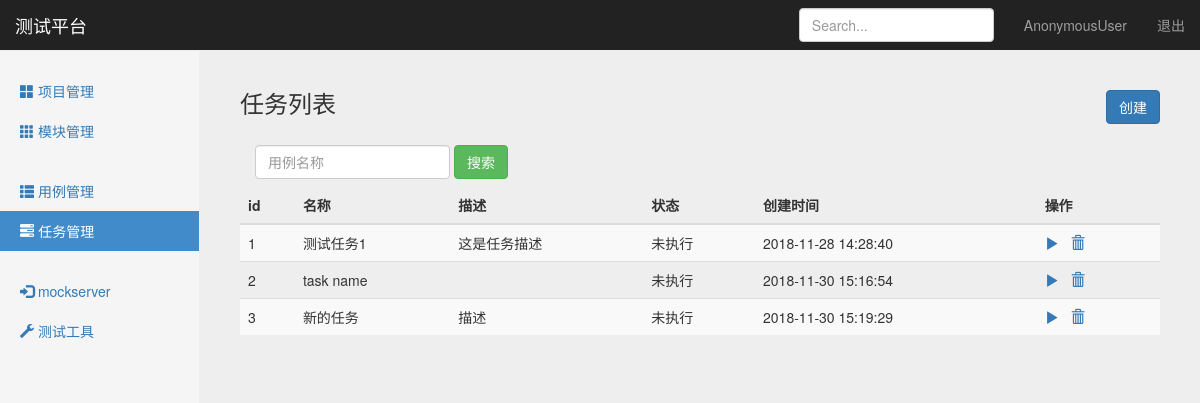
Page /interface/task_manage/ on the committed database.
### interface_app/models.py (models this page shows, shortened)
class TestTask(models.Model):
    name = models.CharField("名称", max_length=100, blank=False, default="")
    describe = models.TextField("描述", default="")
    status = models.IntegerField("状态：", default=0)  # 未执行、执行中、执行完成、排队中
    cases = models.TextField("关联用例", default="")
    create_time = models.DateTimeField("创建时间", auto_now_add=True)

### interface_app/views/testtask_view.py (the view)
# urls.py: path('task_manage/', testtask_view.task_manage),
def task_manage(request):
    testtasks = TestTask.objects.all()
    if request.method == "GET":
        return render(request, "task_manage.html", {
            "type": "list",
            "testtasks": testtasks,
        })
    else:
        return HttpResponse("404")

### templates/task_manage.html (shortened to what this page needs)
{% extends "base.html" %}
{% block content %}
<nav class="navbar navbar-inverse navbar-fixed-top">
	<div class="container-fluid">
		<div class="navbar-header">
			<a class="navbar-brand" href="#">测试平台</a>
		</div>
		<div id="navbar" class="navbar-collapse collapse">
			<ul class="nav navbar-nav navbar-right">
				<li><a href="#">{{ user }}</a></li>
				<li><a href="/logout/">退出</a></li>
			</ul>
			<form class="navbar-form navbar-right">
				<input type="text" class="form-control" placeholder="Search...">
			</form>
		</div>
	</div>
</nav>
<div class="container-fluid">
	<div class="row">
		<div class="col-sm-3 col-md-2 sidebar">
			<ul class="nav nav-sidebar">
				<li><a href="/manage/project_manage/">
						<span class="glyphicon glyphicon-th-large"></span> 项目管理</a>
				</li>
				<li><a href="/manage/module_manage/">
						<span class="glyphicon glyphicon-th"></span> 模块管理</a>
				</li>
			</ul>
			<ul class="nav nav-sidebar">
				<li><a href="/interface/case_manage/">
						<span class="glyphicon glyphicon-th-list"></span> 用例管理</a>
				</li>
				<li class="active"><a href="#">
						<span class="glyphicon glyphicon-tasks"></span> 任务管理</a>
				</li>
			</ul>
			<ul class="nav nav-sidebar">
				<li><a href="#">
						<span class="glyphicon glyphicon-log-in"></span> mockserver</a>
				</li>
				<li><a href="#">
						<span class="glyphicon glyphicon-wrench"></span> 测试工具</a>
				</li>
			</ul>
		</div>
		{% if type == 'list'%}
		<div class="col-sm-9 col-sm-offset-3 col-md-10 col-md-offset-2 main">
			<h3 class="sub-header">任务列表
				<button type="button" class="btn btn-primary" style="float: right;" onclick="window.location.href='/interface/add_task/'">创建</button>
			</h3>
			<div class="table-responsive">
				<form class="navbar-form" method="get" action="/interface/search_case_name/">
					<div class="form-group">
						<input name="case_name" type="text" placeholder="用例名称" class="form-control">
					</div>
					<button type="submit" class="btn btn-success">搜索</button>
				</form>
				<table class="table table-striped">
					<thead>
						<tr>
							<th>id</th>
							<th>名称</th>
							<th>描述</th>
							<th>状态</th>
							<th>创建时间</th>
							<th>操作</th>
						</tr>
					</thead>
					<tbody>
						{% for task in testtasks %}
						<tr>
							<td>{{ task.id }}</td>
							<td>{{ task.name }}</td>
							<td>{{ task.describe }}</td>
							{% if task.status == 0 %}
							<td>未执行</td>
							{% endif %}
							<td>{{ task.create_time | date:"Y-m-d H:i:s" }}</td>
							<td>
								<a href="/interface/run_task/{{task.id}}/" style="margin-right: 8px;">
									<span class="glyphicon glyphicon-play"></span>
								</a>
								<a href="/interface/delete_project/{{task.id}}/" style="margin-right: 8px;">
									<span class="glyphicon glyphicon-trash"></span>
								</a>
							</td>
						</tr>
						{% endfor %}
					</tbody>
				</table>
			</div>
		</div>
		{% endif %}
	</div>
</div>
{% endblock %}

### static/css/signin.css (style rules this page uses)
body { padding-top: 40px; padding-bottom: 40px; background-color: #eee; }

### static/css/dashboard.css (style rules this page uses)
body { padding-top: 50px; }
.sub-header { padding-bottom: 10px; border-bottom: 1px solid #eee; }
.navbar-fixed-top { border: 0; }
.sidebar { display: none; }
@media (min-width: 768px) { .sidebar { position: fixed; top: 51px; bottom: 0; left: 0; z-index: 1000; display: block; padding: 20px; overflow-x: hidden; overflow-y: auto; background-color: #f5f5f5; border-right: 1px solid #eee; } }
.nav-sidebar { margin-right: -21px; margin-bottom: 20px; margin-left: -20px; }
.nav-sidebar > li > a { padding-right: 20px; padding-left: 20px; }
.nav-sidebar > .active > a, .nav-sidebar > .active > a:hover, .nav-sidebar > .active > a:focus { color: #fff; background-color: #428bca; }
.main { padding: 20px; }
@media (min-width: 768px) { .main { padding-right: 40px; padding-left: 40px; } }

### rows in the picture
TestTask: id "1", name "测试任务1", describe "这是任务描述", status "未执行", create_time "2018-11-28 14:28:40"
TestTask: id "2", name "task name", status "未执行", create_time "2018-11-30 15:16:54"
TestTask: id "3", name "新的任务", describe "描述", status "未执行", create_time "2018-11-30 15:19:29"

### other values in the picture
{{ user }} "AnonymousUser"
